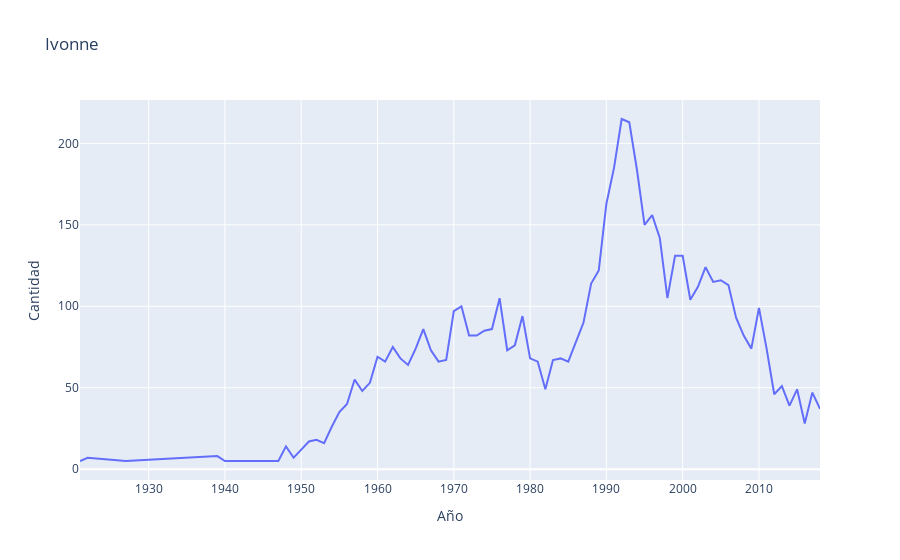

This figure's notebook cell:
### Code cell
import plotly.express as px
from plotly.offline import init_notebook_mode, iplot
init_notebook_mode(connected=True)

data = df[(df['Nombre'] == nombre) & (df['Sexo'] == 'F')]
fig = px.line(data, x="Año", y="Cantidad", title=nombre)
fig.show()

### Figure 1 — Plotly figure (JSON) as saved in the notebook; plotly's stock layout.template omitted (floating-point values rounded to 4 significant figures)
{"data": [{"hovertemplate": "Año=%{x}<br>Cantidad=%{y}<extra></extra>", "legendgroup": "", "line": {"color": "#636efa", "dash": "solid"}, "mode": "lines", "name": "", "orientation": "v", "showlegend": false, "type": "scatter", "x": [1921, 1922, 1927, 1939, 1940, 1947, 1948, 1949, 1950, 1951, 1952, 1953, 1954, 1955, 1956, 1957, 1958, 1959, 1960, 1961, 1962, 1963, 1964, 1965, 1966, 1967, 1968, 1969, 1970, 1971, 1972, 1973, 1974, 1975, 1976, 1977, 1978, 1979, 1980, 1981, 1982, 1983, 1984, 1985, 1986, 1987, 1988, 1989, 1990, 1991, 1992, 1993, 1994, 1995, 1996, 1997, 1998, 1999, 2000, 2001, 2002, 2003, 2004, 2005, 2006, 2007, 2008, 2009, 2010, 2011, 2012, 2013, 2014, 2015, 2016, 2017, 2018], "xaxis": "x", "y": [5, 7, 5, 8, 5, 5, 14, 7, 12, 17, 18, 16, 26, 35, 40, 55, 48, 53, 69, 66, 75, 68, 64, 74, 86, 73, 66, 67, 97, 100, 82, 82, 85, 86, 105, 73, 76, 94, 68, 66, 49, 67, 68, 66, 78, 90, 114, 122, 163, 185, 215, 213, 184, 150, 156, 142, 105, 131, 131, 104, 112, 124, 115, 116, 113, 93, 82, 74, 99, 74, 46, 51, 39, 49, 28, 47, 37], "yaxis": "y"}], "layout": {"legend": {"tracegroupgap": 0}, "title": {"text": "Ivonne"}, "xaxis": {"anchor": "y", "domain": [0, 1], "title": {"text": "Año"}}, "yaxis": {"anchor": "x", "domain": [0, 1], "title": {"text": "Cantidad"}}}}
